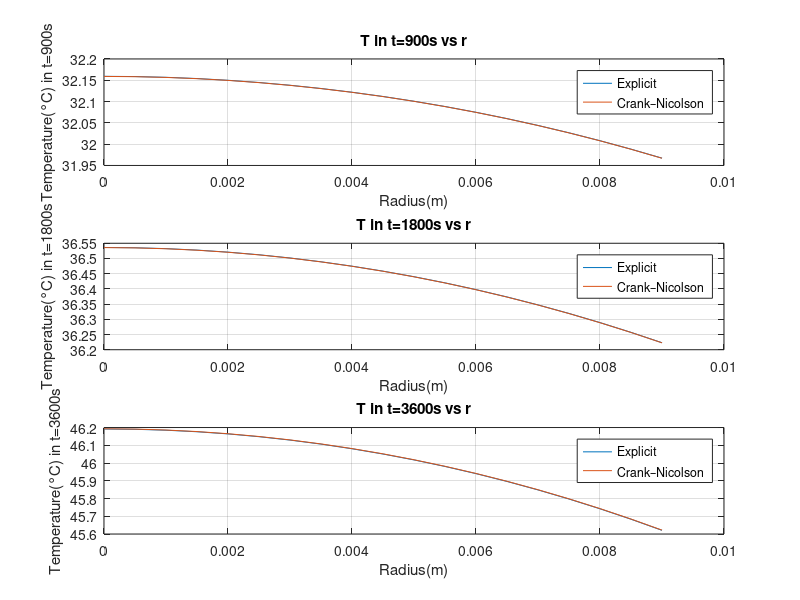
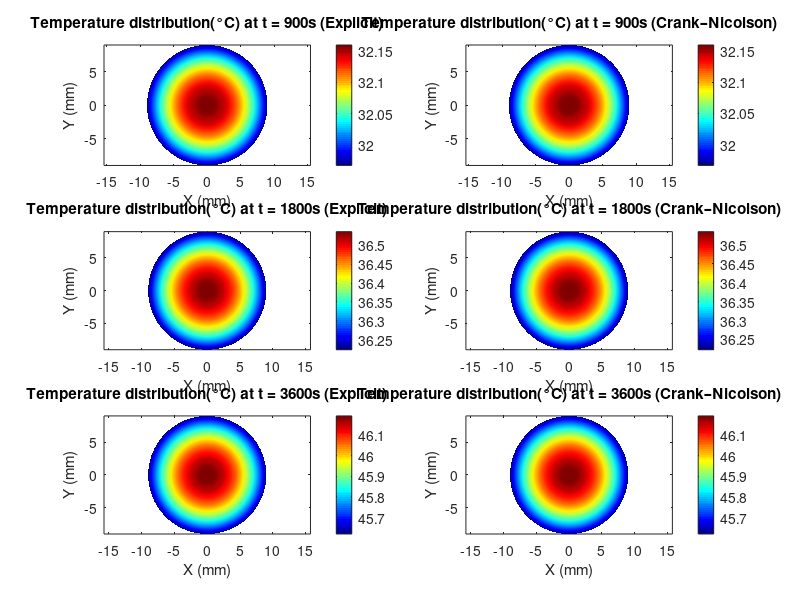

MATLAB code for these plots, in order:
clc
clear
%% Data
s = @(t) 59116.31 + 58.03 * t - 0.138 * t^2 + 1.102 * 10^-4 * t^3 - 3.751 * 10^-8 * t^4 + 4.683 * 10^-12 * t^5;
Timbient = 25;
h = 10;
R = 9 * 10^-3;
Ru = 2939;
k = 1.6;
cp = 2400;
a = 2.268 * 10^-7;
r1 = 4 * 10^-3;
r2 = 8 * 10^-3;
t1 = 900;
t2 = 1800;
t3 = 3600;
dr = 0.5 * 10^-3;
dt = 0.25;
tmax = 3600;
m = round(R/dr);
n = round(tmax/dt);
A = zeros(n + 1, m + 1);
Z = zeros(n + 1, m + 1);
K = (a * dt) / dr^2;
t = 0:dt:tmax;
radius = 0:dr:R;
%% Explicit
A(1,: ) = Timbient;
for p = 2 : n + 1
    for i = 1 : m + 1
        if i == 1
            A(p, i) = ((a * dt) / k) * s((p - 1 - 1) * dt) + (1 - 4 * K) * A(p - 1, i) + (4 * K) * A(p - 1, i + 1);
        elseif 1 < i && i < m + 1
            A(p, i) = ((a * dt) / k) * s((p - 1 - 1) * dt) + (K - K/(2 * (i - 1))) * A(p - 1, i - 1) + (1 - 2 * K) * A(p - 1, i) + (K + K/(2 * (i - 1))) * A(p - 1, i + 1);
        elseif i == m  + 1
            A(p, i) = ((a * dt) / k) * s((p - 1 - 1) * dt) + (K + K/(2*(i-1))) * ((2 * h * dr * Timbient)/k) + (2 * K) * A(p - 1, i -1) + (1 - 2 * K + (K + K/(2*(i-1))) * ((-2 * h * dr)/k)) * A(p - 1, i);
        end
    end
end
%% Crank–Nicolson
Z(1,: ) = Timbient;
C = zeros(m + 1 , m + 1);
D = zeros(m + 1, 1);
for p = 2 : n + 1
    for i = 1 : m + 1
       if i == 1
            C(1 , 1) = 1 + 2 * K;
            C(1 , 2) = -2 * K;
            D(1, 1) = ((a * dt) / (2 * k)) * (s((p - 1 - 1) * dt) + s((p - 1) * dt)) + (1 -2 * K) * Z(p - 1, i) + (2 * K) * Z(p - 1, i + 1); 
       elseif i > 1 && i < m + 1
            C(i , i - 1) = K/(4 * (i - 1)) - K/2;
            C(i , i) = 1 + K;
            C(i, i + 1) = -1 * (K/2) -1 * (K /(4 * (i - 1)));
            D(i, 1) = ((a * dt) / (2 * k)) * (s((p - 1 - 1) * dt) + s((p - 1) * dt)) + ((K/2) -1 * (K /(4 * (i - 1)))) * Z(p - 1, i - 1) + (1 - K) * Z(p - 1, i) + ((K/(4 * (i - 1))) + (K/2)) * Z(p - 1, i + 1);
       elseif i == m + 1
            C(m + 1 , m) = -1 * K;
            C(m + 1  , m + 1) = 1 + K + (-1 * K/2 -1 * K/(4*(i-1))) * ((-2 * h * dr)/k);
            D(m + 1, 1) = ((a * dt) / (2 * k)) * (s((p - 1 - 1) * dt) + s((p - 1) * dt)) + (K + K/(2*(i-1))) * ((2 * h * dr * Timbient)/k) + K * Z(p - 1, i -1) + (1 - 1 * K + (K/2 + K/(4*(i-1))) * ((-2 * h * dr)/k)) * Z(p - 1, i);
       end
    end
    B = C \ D;
    Z(p, : ) = B;
end
%% Plotting T vs r
figure('Name', 'Question 3 (1)', 'NumberTitle', 'off')
subplot(3, 1, 1)
plot(radius, A(t1/dt + 1 , : ))
grid on
xlabel('Radius(m)')
ylabel('Temperature(°C) in t=900s')
title('T in t=900s vs r')
hold on
plot(radius, Z(t1/dt + 1 , : ))
grid on
legend('Explicit', 'Crank–Nicolson')
subplot(3, 1, 2)
plot(radius, A(t2/dt + 1 , : ))
grid on
xlabel('Radius(m)')
ylabel('Temperature(°C) in t=1800s')
title('T in t=1800s vs r')
hold on
plot(radius, Z(t2/dt + 1 , : ))
grid on
legend('Explicit', 'Crank–Nicolson')
subplot(3, 1, 3)
plot(radius, A(t3/dt + 1 , : ))
grid on
xlabel('Radius(m)')
ylabel('Temperature(°C) in t=3600s')
title('T in t=3600s vs r')
hold on
plot(radius, Z(t3/dt + 1 , : ))
grid on
legend('Explicit', 'Crank–Nicolson')
%% Temperature distribution map
Tt1e = A(t1/dt + 1 , : );
Tt2e = A(t2/dt + 1 , : );
Tt3e = A(t3/dt + 1 , : );
Tt1c = Z(t1/dt + 1 , : );
Tt2c = Z(t2/dt + 1 , : );
Tt3c = Z(t3/dt + 1 , : );
theta = linspace(0, 2*pi, 1000);
[Theta, Radius] = meshgrid(theta, radius);   
[X, Y] = pol2cart(Theta, Radius);
T_2D1e = repmat(Tt1e', 1, length(theta));
T_2D2e = repmat(Tt2e', 1, length(theta));
T_2D3e = repmat(Tt3e', 1, length(theta));
T_2D1c = repmat(Tt1c', 1, length(theta));
T_2D2c = repmat(Tt2c', 1, length(theta));
T_2D3c = repmat(Tt3c', 1, length(theta));
figure('Name', 'Question 3 (2)', 'NumberTitle', 'off')
subplot(3,2,1)
pcolor(X * 1000, Y * 1000, T_2D1e);  
shading interp;                  
colormap(jet);                    
colorbar;                        
title(['Temperature distribution(°C) at t = ', num2str(t1), 's (Explicit)']);
xlabel('X (mm)');
ylabel('Y (mm)');
axis equal;
subplot(3,2,3)
pcolor(X * 1000, Y * 1000, T_2D2e);  
shading interp;                  
colormap(jet);                    
colorbar;                        
title(['Temperature distribution(°C) at t = ', num2str(t2), 's (Explicit)']);
xlabel('X (mm)');
ylabel('Y (mm)');
axis equal;
subplot(3,2,5)
pcolor(X * 1000, Y * 1000, T_2D3e);  
shading interp;                  
colormap(jet);                    
colorbar;                        
title(['Temperature distribution(°C) at t = ', num2str(t3), 's (Explicit)']);
xlabel('X (mm)');
ylabel('Y (mm)');
axis equal;
subplot(3,2,2)
pcolor(X * 1000, Y * 1000, T_2D1c);  
shading interp;                  
colormap(jet);                    
colorbar;                        
title(['Temperature distribution(°C) at t = ', num2str(t1), 's (Crank–Nicolson)']);
xlabel('X (mm)');
ylabel('Y (mm)');
axis equal;
subplot(3,2,4)
pcolor(X * 1000, Y * 1000, T_2D2c);  
shading interp;                  
colormap(jet);                    
colorbar;                        
title(['Temperature distribution(°C) at t = ', num2str(t2), 's (Crank–Nicolson)']);
xlabel('X (mm)');
ylabel('Y (mm)');
axis equal;
subplot(3,2,6)
pcolor(X * 1000, Y * 1000, T_2D3c);  
shading interp;                  
colormap(jet);                    
colorbar;                        
title(['Temperature distribution(°C) at t = ', num2str(t3), 's (Crank–Nicolson)']);
xlabel('X (mm)');
ylabel('Y (mm)');
axis equal;
